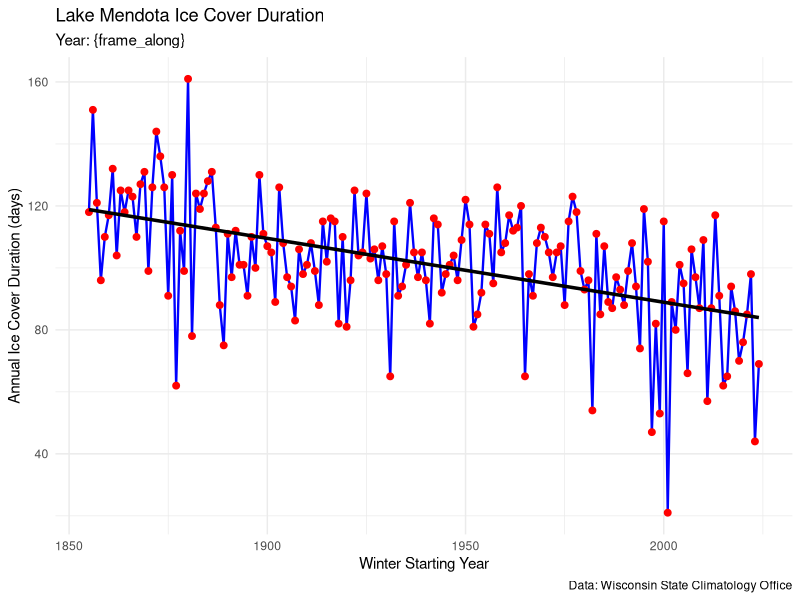

Reproduce this figure in R. (Note: this script raises an error after producing the figure.)
library(tidyverse)
library(gganimate)

# Load and prepare data
ice_data <- read_csv("lake_mendota_ice.csv") %>%
  rename(
    year_range = Category,
    annual_days = `Annual number of days`,
    avg_5yr = `Five-year running average`
  ) %>%
  mutate(
    year_start = as.numeric(str_sub(year_range, 1, 4))
  ) %>%
  drop_na(annual_days) %>%
  arrange(year_start) %>%
  mutate(frame_id = row_number())  # For progressive filtering

# Plot setup
p <- ggplot(ice_data, aes(x = year_start, y = annual_days)) +
  geom_line(color = "blue", linewidth = 0.8) +
  geom_point(color = "red", size = 2) +
  geom_smooth(method = "lm", se = FALSE, color = "black", linewidth = 1.2, fullrange = TRUE) +
  labs(
    title = 'Lake Mendota Ice Cover Duration',
    subtitle = 'Year: {frame_along}',
    x = 'Winter Starting Year',
    y = 'Annual Ice Cover Duration (days)',
    caption = 'Data: Wisconsin State Climatology Office'
  ) +
  theme_minimal()

# Animate using transition_reveal for line and smooth
animated_plot <- p +
  transition_reveal(along = year_start)

# Render animation
anim <- animate(animated_plot, width = 800, height = 600, duration = 10, renderer = gifski_renderer())
anim
